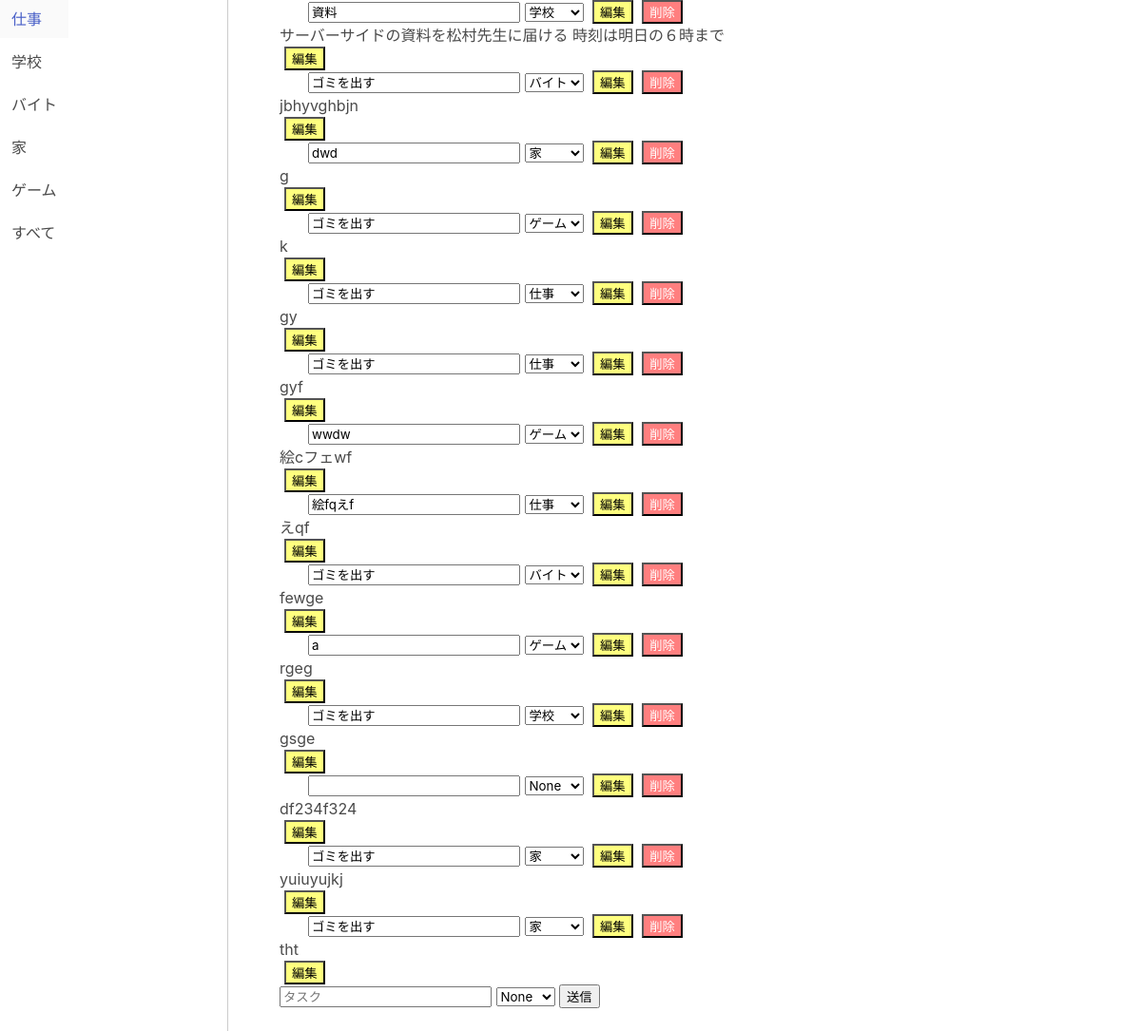
The page / on the database its author committed.
### tables this page shows
CREATE TABLE "task" (
	"id"	INTEGER NOT NULL,
	"task_name"	TEXT,
	"category_id"	INTEGER,
	"addition"	INTEGER,
	"editing"	INTEGER,
	PRIMARY KEY("id" AUTOINCREMENT)
);

CREATE TABLE "category" (
	"id"	INTEGER NOT NULL,
	"category_name"	TEXT,
	PRIMARY KEY("id" AUTOINCREMENT)
);

### app.py (the view)
@app.route('/', methods=['GET', 'POST'])
def index():
    try:
        db = get_db()
        with db:
            tasks = db.execute('SELECT * FROM task').fetchall()
            categories = db.execute('SELECT * FROM category').fetchall()
        if request.method == 'POST':
            task = request.form['task']
            category_id = request.form['category_id']
            with db:
                db.execute('INSERT INTO task (task_name, category_id) VALUES (?, ?)', (task, category_id,))
            return redirect('/')
        return render_template('index.html', tasks=tasks, categories=categories)
    finally:
        db.close()

### app.py (called while the page is built)
def get_db():
    db = sqlite3.connect('memo.db')
    db.row_factory = sqlite3.Row
    return db

### templates/index.html (shortened to what this page needs)
<!DOCTYPE html>
<html lang="en">
<head>
    <link rel="stylesheet" href="https://cdn.jsdelivr.net/npm/bulma@0.9.4/css/bulma.min.css">
</head>
<body>
    <div class="columns">
        <div class="column is-9 right-panel">
            <ul>
                {% for task in tasks %}
                    <li>
                        <form method="POST" action="/edit" class="task-form">
                            <input type="text" name="task" value="{{task['task_name']}}">
                            <select name="category_id">
                                {% for category in categories %}
                                    <option value="{{category.id}}" {% if task.category_id == category.id %}selected{% endif %}>{{category.category_name}}</option>
                                {% endfor %}
                            </select>
                            <input type="submit" value="編集" class="edit-button">
                        </form>
                        <form method="POST" action="/finish">
                            <input type="submit" value="削除" class="delete-button">
                        </form>
                        {% if task.addition %}
                            <div class="addition-content">
                                {% if task.editing %}
                                    <form method="POST" action="/save_addition">
                                        <input type="hidden" name="task_id" value="{{task['id']}}">
                                        <textarea name="addition" placeholder="追加事項を記入してください">{{ task.addition }}</textarea>
                                        <input type="submit" value="保存" class="save-button">
                                    </form>
                                {% else %}
                                    <div class="addition-text">{{ task.addition }}</div>
                                    <form method="POST" action="/edit_addition">
                                        <input type="submit" value="編集" class="edit-button">
                                    </form>
                                {% endif %}
                            </div>
                        {% endif %}
                    </li>
                {% endfor %}
            </ul>
            <form method="POST" action="/">
                <input type="text" name="task" placeholder="タスク">
                <select name="category_id">
                    {% for category in categories %}
                        <option value="{{category.id}}">{{category.category_name}}</option>
                    {% endfor %}
                </select>
                <input type="submit" value="送信">
            </form>
        </div>
        <div class="left-panel">
            <div class="category-menu">
                <a class="navbar-item" href="/category/1">仕事</a>
                <a class="navbar-item" href="/category/2">学校</a>
                <a class="navbar-item" href="/category/3">バイト</a>
                <a class="navbar-item" href="/category/4">家</a>
                <a class="navbar-item" href="/category/5">ゲーム</a>
                <a class="navbar-item" href="/category/6">すべて</a>
            </div>
        </div>
    </div>
</body>
</html>

### templates/index.html (style rules this page uses)
li form { display: inline-block; }
li form input[type="submit"] { margin-left: 5px; }
.task-form { margin-left: 30px; }
.left-panel { border-right: 1px solid #ccc; padding-right: 10px; position: fixed; top: 0; bottom: 0; left: 0; width: 20%; overflow-y: scroll; }
.right-panel { padding-left: 25%; }
.category-menu { margin-bottom: 10px; float: left; margin-right: 10px; }
.category-menu a { display: block; margin-bottom: 5px; }
.edit-button { margin-left: 10px; }
input[type="submit"].edit-button { background-color: rgba(255, 255, 0, 0.5); color: black; }
input[type="submit"].delete-button { background-color: rgba(255, 0, 0, 0.5); color: white; }

### rows shown on the page
task: task "資料", category_id "学校", addition "サーバーサイドの資料を松村先生に届ける 時刻は明日の６時まで"
task: task "ゴミを出す", category_id "バイト", addition "jbhyvghbjn"
task: task "dwd", category_id "家", addition "g"
task: task "ゴミを出す", category_id "ゲーム", addition "k"
task: task "ゴミを出す", category_id "仕事", addition "gy"
task: task "ゴミを出す", category_id "仕事", addition "gyf"
task: task "wwdw", category_id "ゲーム", addition "絵cフェwf"
task: task "絵fqえf", category_id "仕事", addition "えqf"
task: task "ゴミを出す", category_id "バイト", addition "fewge"
task: task "a", category_id "ゲーム", addition "rgeg"
task: task "ゴミを出す", category_id "学校", addition "gsge"
task: category_id "None", addition "df234f324"
task: task "ゴミを出す", category_id "家", addition "yuiuyujkj"
task: task "ゴミを出す", category_id "家", addition "tht"

### other values the page prints
form field category_id "None"
